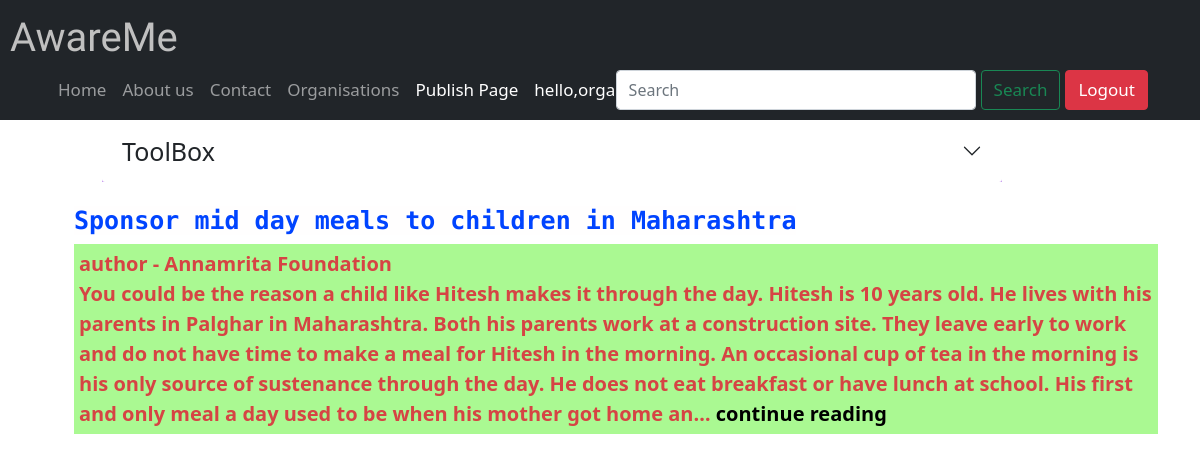
The app's page /awareme/publishedFeed/ (signed in) with its own data.
### awaremeapp/models.py (models this page shows, shortened)
class OrgFeed(models.Model):
    user=models.ForeignKey(User,on_delete=models.CASCADE,null=True,blank=True)
    title=models.CharField(blank=True,null=True,max_length=250)
    brief=models.TextField(blank=True,null=True)
    author=models.CharField(blank=True,null=True,max_length=250)
    locations=models.CharField(max_length=100,null=True)
    timestamp = models.DateTimeField(default=now)

### awaremeapp/decorators.py (the view)
        def wrapper_func(request,*args,**kwargs):
            group=None
            if request.user.groups.exists():
                group=request.user.groups.all()[0].name
            if group in allowed_roles:
                return view_func(request,*args,**kwargs)
            else:
                return HttpResponse('error page not found')

### awaremeapp/views.py (called while the page is built)
@allowed_user(allowed_roles=['admin','NGO'])
@login_required(login_url='login')
def refineFeed(request):
    user=request.user
    org=OrgFeed.objects.all().filter(user=user)
    context={'org':org}
    return render(request, "awaremeapp/refinefeed.html",context)

### templates/awaremeapp/refinefeed.html (shortened to what this page needs)
{% extends 'awaremeapp/orgbase.html' %}
{% block newsactive %} active {% endblock newsactive %}
{% block content %}
<div class="container" >
    <div class="accordion accordion-flush" style="width: 75vw;position: relative;left: 5vw;" id="accordionFlushExample">
        <div class="accordion-item" style="background-color: rgba(184, 129, 235, 0.822);">
            <h2 class="accordion-header" id="flush-headingOne">
                <button class="accordion-button collapsed" type="button" data-bs-toggle="collapse"
                    data-bs-target="#flush-collapseOne" aria-expanded="false" style="font-size: 25px;text-align: center;" aria-controls="flush-collapseOne">
                    ToolBox
                </button>
            </h2>
        </div>
    </div>
    <br>
    <ol style="list-style: none;">
        {% for feeds in org %}
        <li>
            <h5><a class="text-dark"
                    style="background-color: rgba(255, 254, 254, 0.637);;text-decoration: none;font-size: 25px; font-family: 'Roboto Mono', monospace;"
                    href="{% url 'newsFeed' feeds.id %}"><b style="color: rgb(0, 68, 255);">{{feeds.title}}</b></a></h5>
        </li>
        <p
            style="background-color: rgba(144, 247, 112, 0.76);font-weight: bold;font-size: 20px;color:rgb(214, 68, 68);padding-bottom: 5px;padding-left: 5px;padding-top: 5px;padding-right: 5px;">
            author - {{feeds.author}}<br>
            {{feeds.brief|truncatechars:500}}
            <a class="" style="text-decoration: none;color:black;" href="{% url 'newsFeed' feeds.id %}"><b>continue
                    reading</b></a>
        </p>
        {% endfor %}
    </ol>
</div>
{% endblock %}

### templates/awaremeapp/orgbase.html (shortened to what this page needs)
{% load static %}
<!DOCTYPE html>
<html lang="en">
<head>
  <link href="https://cdn.jsdelivr.net/npm/bootstrap@5.0.0/dist/css/bootstrap.min.css" rel="stylesheet"
>
  <link rel="stylesheet" href="{% static '/css/static.css' %}">
</head>
<body style="background: url('/static/images/do.jpg') no-repeat fixed center;background-size: cover;">
  <nav class="navbar navbar-expand-lg navbar-dark bg-dark sticky-top navflex ">
    <div >
    <a class="navbar-brand" id="font" style="margin-left:10px;" href="/">AwareMe</a>
      <div class="collapse navbar-collapse" id="navbarSupportedContent" style="margin-left:50px;">
        <ul class="navbar-nav me-0 mb-2 mb-lg-0">
          <li class="nav-item">
            <a class="nav-link size {% block homeactive %} {% endblock homeactive %}" aria-current="page"
              href="{% url 'listFeed'%}">Home</a>
          </li>
          <li class="nav-item">
            <a class="nav-link size {% block aboutactive %} {% endblock aboutactive %}" aria-current="page"
              href="{% url 'aboutus' %}">About us<a>
          </li>
          <li class="nav-item">
            <a class="nav-link size {% block contactactive %} {% endblock contactactive %}" aria-current="page"
              href="{% url 'contact' %}">Contact</a>
          </li>
          <li class="nav-item">
            <a class="nav-link size {% block organistionactive %} {% endblock organistionactive %}" aria-current="page"
              href="{% url 'details' %}">Organisations</a>
          </li>
          {% for group in request.user.groups.all %}
          {% if group.name == 'NGO' %}
          <li class="nav-item">
            <a class="nav-link size {% block newsactive %} {% endblock newsactive %} " href="{% url 'publishedFeed' %}">Publish Page</a>
          </li>
          {%endif%}
          {%endfor%}
          <li class="nav-item ">
            <a class="nav-link size active" aria-current="page">hello,{{request.user}}</a>
          </li>
        </ul>
        <form class="d-flex" method="GET" action="{% url 'search' %}">
          <input class="form-control inoutlog wid " type="search" placeholder="Search" name="query" id="query"
            aria-label="Search">
          <button class="btn btn-outline-success size mx-1 inoutlog" type="submit">Search</button>
        </form>
        <div>
          {% if user.is_authenticated %}
          <a class="btn btn-danger size  inoutlog " href="{% url 'logout' %}">Logout</a>
          {% else %}
          <a class="btn btn-danger size inoutlog" href="{% url 'login' %}">Login</a>
          {% endif %}
      </div>
      </div>
    </div>
  </nav>
  {% block content %}
  {% endblock %}
</body>
</html>

### static/css/static.css (style rules this page uses)
#font { font-family: 'Lobster', cursive; font-size: 5vh; margin-left: 10px; color: silver; }
.size { font-size: 17px; }
.wid { width:30vw; }
.inoutlog { position: relative; left:15vw; bottom: 6vh; }
@media only screen and (max-width:1300px) { .inoutlog { margin: 2px 1px; position: relative; left:-3vw; bottom: 0vh; width:-moz-fit-content; } }

### records on screen
OrgFeed: title "Sponsor mid day meals to children in Maharashtra", author "Annamrita Foundation", brief "You could be the reason a child like Hitesh makes it through the day. Hitesh is 10 years old. He lives with his parents in Palghar in Maharashtra. Both his parents work at a construction site. They leave early to work and do not have time to make a meal for Hitesh in the morning. An occasional cup of tea in the morning is his only source of sustenance through the day. He does not eat breakfast or have lunch at school. His first and only meal a day used to be when his mother got home an…"

### other values on screen
{{ request.user }} "organisi"
